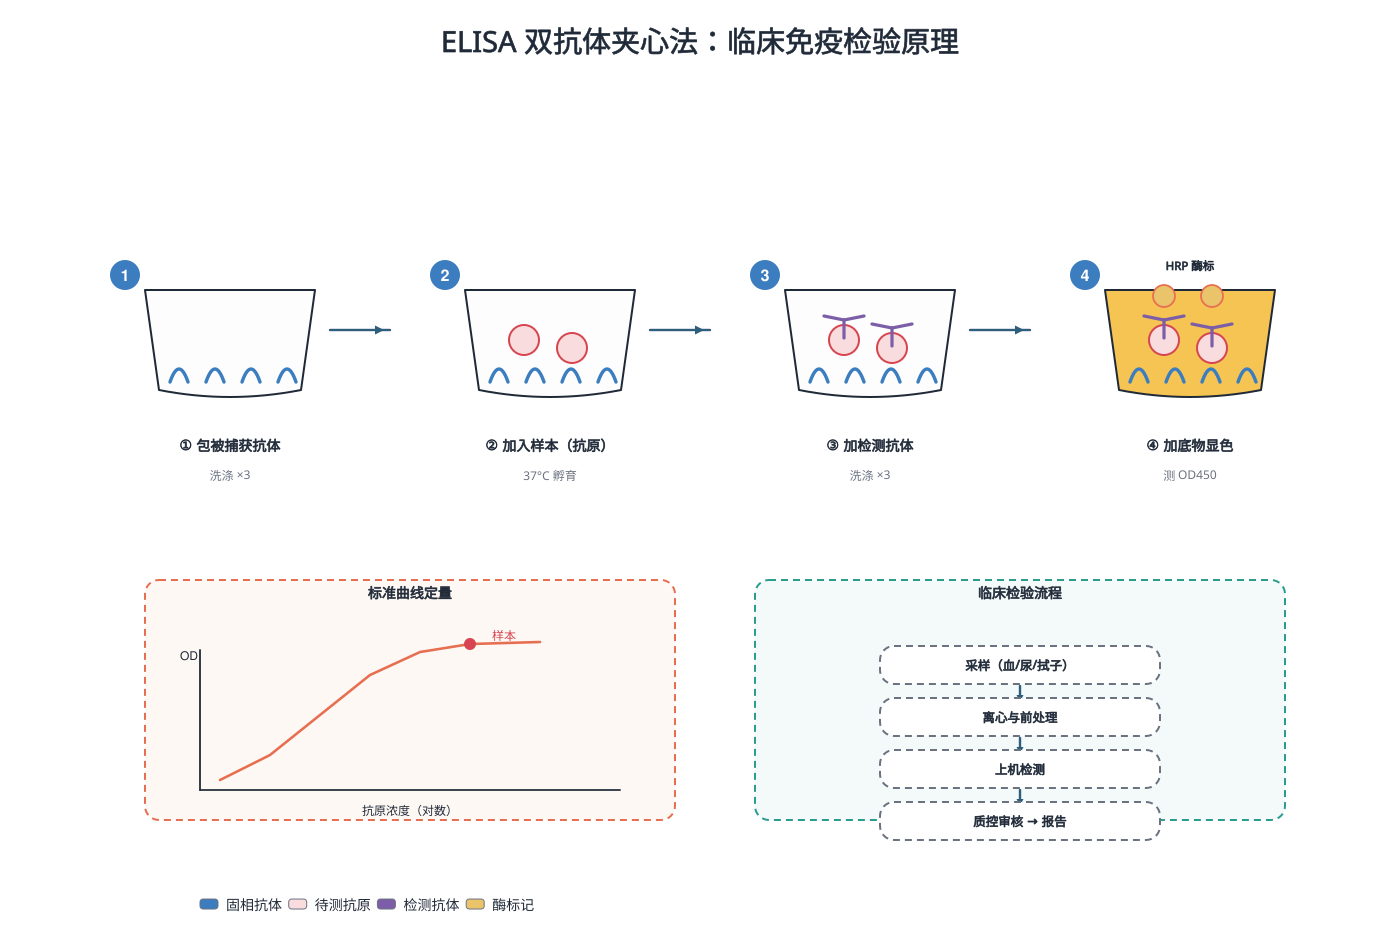

The Python source for this figure:
# -*- coding: utf-8 -*-
"""临床检验诊断：ELISA 双抗体夹心法四步流程"""
import os, sys
sys.path.insert(0, r"C:\Users\Administrator\.workbuddy\skills\medical-illustration\scripts")
from bio_graphics import Canvas, C

OUT = os.path.expanduser("~/.workbuddy/skills/medical-illustration/assets/examples/disciplines")
os.makedirs(OUT, exist_ok=True)

c = Canvas(1400, 950)
c.title("ELISA 双抗体夹心法：临床免疫检验原理", size=29)

def well(x, y, step, antigen=False, det=False, enzyme=False, color="#FDFDFD"):
    """孔板微孔剖面: x,y 中心; step 1-4"""
    W, D = 170, 120
    c.path(f"M {x-W/2} {y-40} L {x-W/2+14} {y+60} Q {x} {y+74} {x+W/2-14} {y+60} L {x+W/2} {y-40} Z",
           fill=color, stroke=C["ink"], width=2.0)
    # 固相包被抗体
    for i in range(4):
        c.path(f"M {x-60+i*36} {y+52} q 9 -26 18 0", stroke=C["blue"], width=3.4)
    if antigen:
        c.circle(x - 26, y + 10, 15, fill=C["red_l"], stroke=C["red"], width=2.0)
        c.circle(x + 22, y + 18, 15, fill=C["red_l"], stroke=C["red"], width=2.0)
    if det:
        for ax, ay in ([x - 26, y - 8], [x + 22, y]):
            c.line(ax - 20, ay - 6, ax, ay - 2, color=C["purple"], width=3.2)
            c.line(ax + 20, ay - 6, ax, ay - 2, color=C["purple"], width=3.2)
            c.line(ax, ay - 2, ax, ay + 16, color=C["purple"], width=3.2)
    if enzyme:
        c.circle(x - 26, y - 34, 11, fill=C["yellow"], stroke=C["orange"], width=1.8)
        c.circle(x + 22, y - 34, 11, fill=C["yellow"], stroke=C["orange"], width=1.8)
        c.text(x, y - 60, "HRP 酶标", size=11.5, bold=True)
    c.add("step_badge", x - 105, y - 55, n=step)

steps = [
    ("① 包被捕获抗体", dict()),
    ("② 加入样本（抗原）", dict(antigen=True)),
    ("③ 加检测抗体", dict(antigen=True, det=True)),
    ("④ 加底物显色", dict(antigen=True, det=True, enzyme=True, color="#F6C453")),
]
names = ["包被", "加样", "抗体结合", "显色"]
for i, (label, kw) in enumerate(steps):
    well(230 + i * 320, 330, i + 1, **kw)
    c.text(230 + i * 320, 450, label, size=14, bold=True)
    c.text(230 + i * 320, 480, ["洗涤 ×3", "37°C 孵育", "洗涤 ×3", "测 OD450"][i], size=12, fill=C["gray"])
    if i < 3:
        c.arrow(330 + i * 320, 330, 390 + i * 320, 330, kind="activation")

# 底部：定量曲线 + 检验流程
c.add("group_box", 410, 700, w=530, h=240, label=None, color=C["orange"], fill="#FEF8F4")
c.text(410, 598, "标准曲线定量", size=14, bold=True)
c.line(200, 790, 620, 790, color=C["ink"], width=1.8)
c.line(200, 790, 200, 650, color=C["ink"], width=1.8)
c.text(410, 815, "抗原浓度（对数）", size=12)
c.text(180, 660, "OD", size=12, anchor="start")
pts = [(220, 780), (270, 755), (320, 715), (370, 675), (420, 652), (470, 644), (540, 642)]
d = "M " + " L ".join(f"{x} {y}" for x, y in pts)
c.path(d, stroke=C["orange"], width=2.6)
c.circle(470, 644, 6, fill=C["red"])
c.text(492, 640, "样本", size=12, fill=C["red"], anchor="start")

c.add("group_box", 1020, 700, w=530, h=240, label=None, color=C["teal"], fill="#F3FAF9")
c.text(1020, 598, "临床检验流程", size=14, bold=True)
flow = ["采样（血/尿/拭子）", "离心与前处理", "上机检测", "质控审核 → 报告"]
for i, t in enumerate(flow):
    c.add("group_box", 1020, 665 + i * 52, w=280, h=38, label=None, color=C["gray"], fill="#FFFFFF")
    c.text(1020, 670 + i * 52, t, size=12.5, bold=True)
    if i < 3:
        c.arrow(1020, 686 + i * 52, 1020, 708 + i * 52, kind="activation", head_size=7)

c.add("legend_row", 200, 910, items=[(C["blue"], "固相抗体"), (C["red_l"], "待测抗原"),
                                     (C["purple"], "检测抗体"), (C["yellow"], "酶标记")], size=14)

c.save(os.path.join(OUT, "elisa_sandwich.svg"))
c.export(os.path.join(OUT, "elisa_sandwich"), formats=("png",), dpi=300)
print("elisa done")
